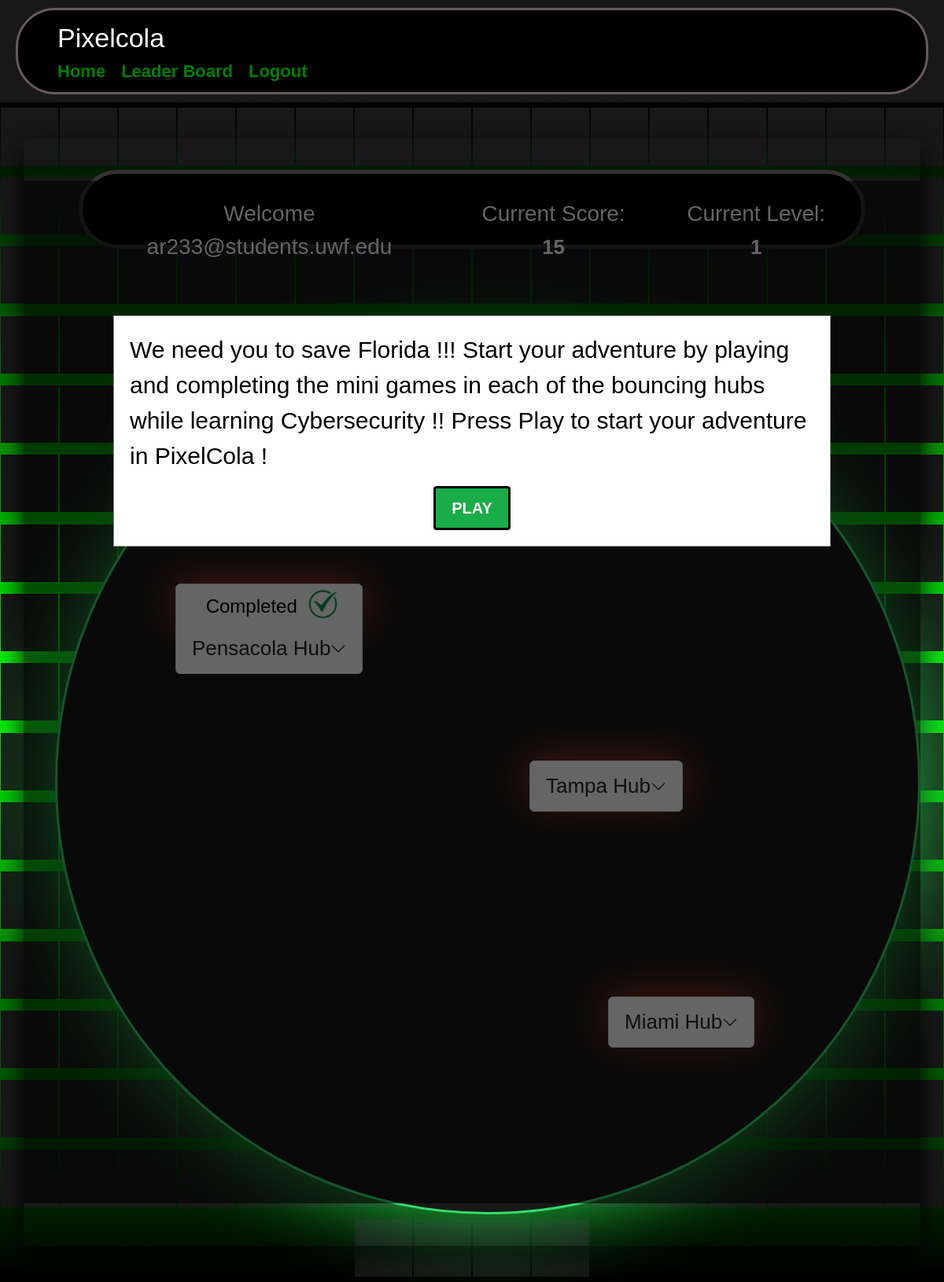
Page / (signed in) on the earlier database version.
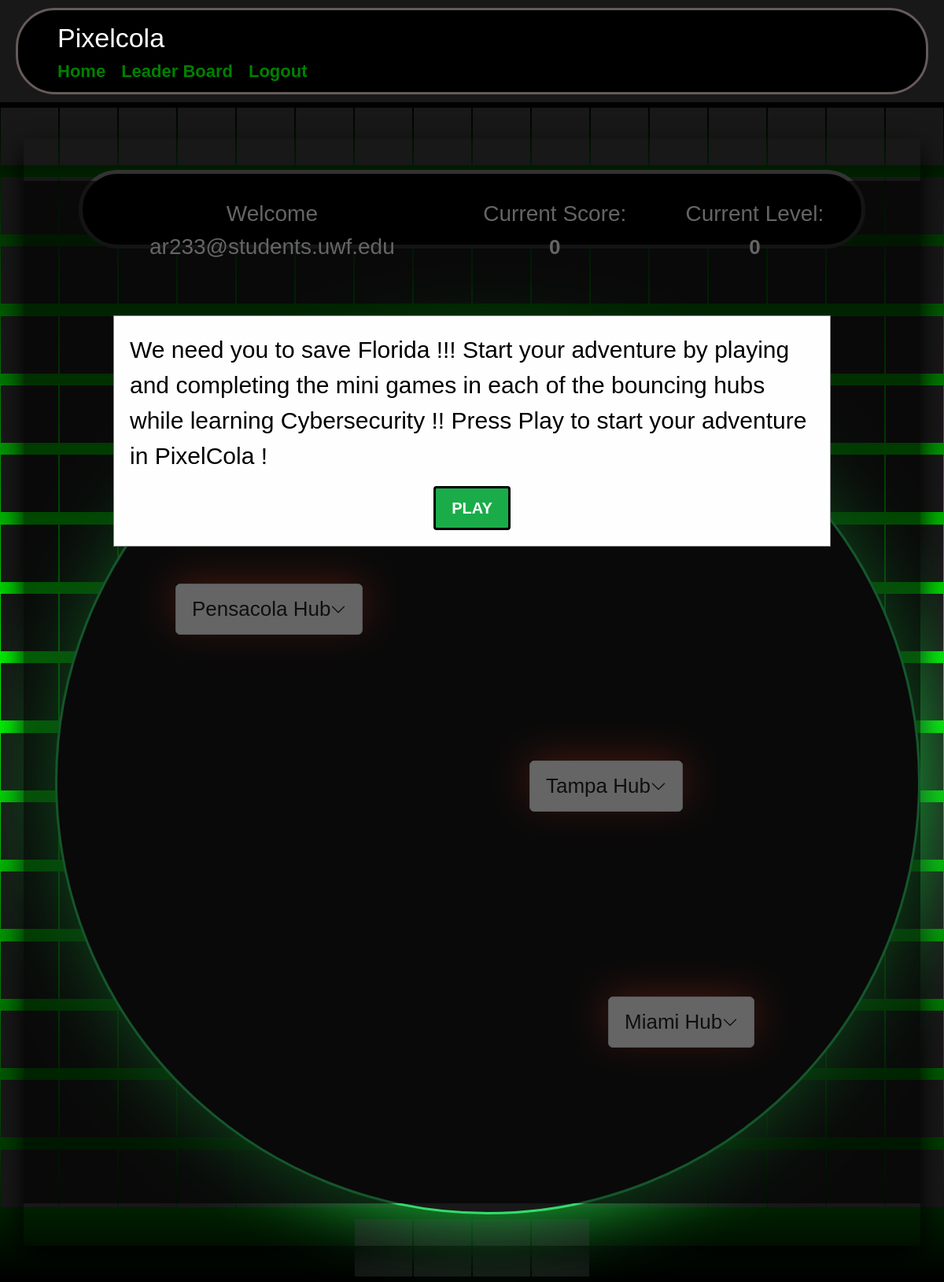
Same page on the later database version.
### website/models.py (models this page shows)
class User(db.Model, UserMixin):
    id = db.Column(db.Integer, primary_key=True)
    email = db.Column(db.String(150), unique=True)
    password = db.Column(db.String(150))
    first_name = db.Column(db.String(150))
    level = db.Column(db.Integer())
    score= db.Column(db.Integer())
    user_id = db.Column(db.Integer, db.ForeignKey('user.id'))

### website/auth.py (the view)
@auth.route('/', methods=['GET', 'POST'])
@login_required
def home():
    return render_template("home.html", user=current_user)

### website/__init__.py (called while the page is built)
def create_app():
    app = Flask(__name__)
    app.config['SECRET_KEY'] = 'hjshjhdjah kjshkjdhjs'
    app.config['SQLALCHEMY_DATABASE_URI'] = f'sqlite:///{DB_NAME}'
    db.init_app(app)
    from .auth import auth
    app.register_blueprint(auth, url_prefix='/')
    from .models import User
    with app.app_context():
        db.drop_all()
        db.create_all()
    login_manager = LoginManager()
    login_manager.login_view = 'auth.login'
    login_manager.init_app(app)
    @login_manager.user_loader
    def load_user(id):
        return User.query.get(int(id))
    return app

### website/templates/home.html (shortened to what this page needs)
<!DOCTYPE html>
<html lang="en" >
<head>
    <link rel="stylesheet" href="../static/gameStyles.css">
    <link rel="stylesheet" href="https://cdn.jsdelivr.net/npm/bootstrap@5.2.3/dist/css/bootstrap.min.css">
    <link rel="stylesheet" href="https://stackpath.bootstrapcdn.com/font-awesome/4.7.0/css/font-awesome.min.css" />
</head>
<body>
  <nav class="navBar">
    <div class="container6">
      <a class="navBar-brand" href="#">Pixelcola</a>
      <div class="navBar-menu">
        <ul class="navBar-nav">
          {% if user.is_authenticated %}
            <li class="nav-Item">
              <a class="nav-Link" href="/">Home</a>
            </li>
            <li class="nav-Item">
              <a class="nav-Link" href="/leaderBoard">Leader Board</a>
            </li>
            <li class="nav-Item">
              <a class="nav-Link" href="/logout">Logout</a>
            </li>
          {% endif %}
        </ul>
      </div>
    </div>
  </nav>
<section class="homeScreen">
  <span></span>
  <span></span>
  <span></span>
  <span></span>
  <span></span>
  <span></span>
  <span></span>
  <span></span>
  <span></span>
  <span></span>
  <span></span>
  <span></span>
  <span></span>
  <span></span>
  <span></span>
  <span></span>
  <span></span>
  <span></span>
  <span></span>
  <span></span>
  <span></span>
  <span></span>
  <span></span>
  <span></span>
  <span></span>
  <span></span>
  <span></span>
  <span></span>
  <span></span>
  <span></span>
  <span></span>
  <span></span>
  <span></span>
  <span></span>
  <span></span>
  <span></span>
  <span></span>
  <span></span>
  <span></span>
  <span></span>
  <span></span>
  <span></span>
  <span></span>
  <span></span>
  <span></span>
  <span></span>
  <span></span>
  <span></span>
  <span></span>
  <span></span>
  <span></span>
  <span></span>
  <span></span>
  <span></span>
  <span></span>
  <span></span>
  <span></span>
  <span></span>
  <span></span>
  <span></span>
  <span></span>
  <span></span>
  <span></span>
  <span></span>
  <span></span>
  <span></span>
  <span></span>
  <span></span>
  <span></span>
  <span></span>
  <span></span>
  <span></span>
  <span></span>
  <span></span>
  <span></span>
  <span></span>
  <span></span>
  <span></span>
  <span></span>
  <span></span>
  <span></span>
  <span></span>
  <span></span>
  <span></span>
  <span></span>
  <div class="homeContainer">
    <div class="content">
      <div class="banner" id="banner">
        <p> Welcome {{ user.email }}</p>
        <p>Current Score: <span class="bannerSpan" id="current-score">{{ user.score }}</span></p>
        <p> Current Level: <span class="bannerSpan" id="current-level">{{ user.level }}</span> </p>
    </div>
    <br />
    <br />
    <div class="HomeAlert" id="myModal">
       <div class="HomeAlertContent">
          <p>We need you to save Florida !!! Start your adventure by playing and completing the mini games in each of the bouncing hubs while learning Cybersecurity !! Press Play to start your adventure in PixelCola !</p>
          <button class="close">PLAY</button>
      </div>
    </div>
    <div class="circle">
      <br />
      <br />
      <br />
      <br />
      <br />
    <div class="map">
        <div class="game1" >
          <div class="accordion">
            <div class="accordion-item">
              {% if user.level >= 1 %}
                <div class="accordion-header">
                  <div class="completed">
                    <p class="map-p">Completed</p>
                    <img src="../static/greencheck.png" alt="Green check mark" class="greencheck">
                    </div>
                </div>
                {% endif %}
                <h2 class="accordion-header" id="headingOne">
                <button id="accordionButton" class="accordion-button collapsed" onclick="toggleAccordion('collapseOne', 'accordionButton')">
                    Pensacola Hub
                </button>
                </h2>
            </div>
        </div>
        </div>
        <div class="game2">
          <div class="accordion" id="accordionExample2">
            <div class="accordion-item">
              <h2 class="accordion-header" id="headingTwo">
                <button id="accordionButton" class="accordion-button collapsed" onclick="toggleAccordion('collapseTwo', 'accordionButton')">
                  Miami Hub
                </button>
              </h2>
            </div>
          </div>
        </div>
        <div class="game3" >
          <div class="accordion" >
            <div class="accordion-item">
                <div class="accordion-header">
                <h2 class="accordion-header" id="headingThree">
                  <button id="accordionButton" class="accordion-button collapsed" onclick="toggleAccordion('collapseThree', 'accordionButton')">
                    Tampa Hub
                </button>
                </h2>
            </div>
        </div>
        </div>
    </div>
</div>
</div>
</div>
</section>
</body>

Differences in the rows shown:
changed User "ar233@students.uwf.edu": score "15" → "0"; level "1" → "0"
Other differences:
text no longer shown: "Completed"
